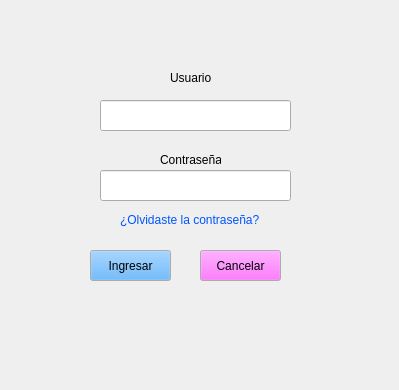
<?xml version="1.0" encoding="UTF-8"?>
<ui version="4.0">
 <class>Form</class>
 <widget class="QWidget" name="Form">
  <property name="geometry">
   <rect>
    <x>0</x>
    <y>0</y>
    <width>399</width>
    <height>390</height>
   </rect>
  </property>
  <property name="palette">
   <palette>
    <active>
     <colorrole role="Button">
      <brush brushstyle="SolidPattern">
       <color alpha="255">
        <red>72</red>
        <green>161</green>
        <blue>240</blue>
       </color>
      </brush>
     </colorrole>
    </active>
    <inactive>
     <colorrole role="Button">
      <brush brushstyle="SolidPattern">
       <color alpha="255">
        <red>72</red>
        <green>161</green>
        <blue>240</blue>
       </color>
      </brush>
     </colorrole>
    </inactive>
    <disabled>
     <colorrole role="Button">
      <brush brushstyle="SolidPattern">
       <color alpha="255">
        <red>72</red>
        <green>161</green>
        <blue>240</blue>
       </color>
      </brush>
     </colorrole>
    </disabled>
   </palette>
  </property>
  <property name="windowTitle">
   <string>Form</string>
  </property>
  <widget class="QPushButton" name="pushButton">
   <property name="geometry">
    <rect>
     <x>90</x>
     <y>250</y>
     <width>81</width>
     <height>31</height>
    </rect>
   </property>
   <property name="text">
    <string>Ingresar</string>
   </property>
  </widget>
  <widget class="QLineEdit" name="lineEdit">
   <property name="geometry">
    <rect>
     <x>100</x>
     <y>170</y>
     <width>191</width>
     <height>31</height>
    </rect>
   </property>
  </widget>
  <widget class="QLabel" name="label">
   <property name="geometry">
    <rect>
     <x>120</x>
     <y>210</y>
     <width>141</width>
     <height>20</height>
    </rect>
   </property>
   <property name="palette">
    <palette>
     <active>
      <colorrole role="WindowText">
       <brush brushstyle="SolidPattern">
        <color alpha="255">
         <red>0</red>
         <green>85</green>
         <blue>255</blue>
        </color>
       </brush>
      </colorrole>
     </active>
     <inactive>
      <colorrole role="WindowText">
       <brush brushstyle="SolidPattern">
        <color alpha="255">
         <red>0</red>
         <green>85</green>
         <blue>255</blue>
        </color>
       </brush>
      </colorrole>
     </inactive>
     <disabled/>
    </palette>
   </property>
   <property name="text">
    <string>¿Olvidaste la contraseña?</string>
   </property>
   <property name="indent">
    <number>0</number>
   </property>
  </widget>
  <widget class="QLineEdit" name="lineEdit_2">
   <property name="geometry">
    <rect>
     <x>100</x>
     <y>100</y>
     <width>191</width>
     <height>31</height>
    </rect>
   </property>
  </widget>
  <widget class="QLabel" name="label_2">
   <property name="geometry">
    <rect>
     <x>170</x>
     <y>70</y>
     <width>41</width>
     <height>16</height>
    </rect>
   </property>
   <property name="text">
    <string>Usuario</string>
   </property>
  </widget>
  <widget class="QLabel" name="label_3">
   <property name="geometry">
    <rect>
     <x>160</x>
     <y>150</y>
     <width>61</width>
     <height>20</height>
    </rect>
   </property>
   <property name="text">
    <string>Contraseña</string>
   </property>
  </widget>
  <widget class="QPushButton" name="pushButton_2">
   <property name="geometry">
    <rect>
     <x>200</x>
     <y>250</y>
     <width>81</width>
     <height>31</height>
    </rect>
   </property>
   <property name="palette">
    <palette>
     <active>
      <colorrole role="Button">
       <brush brushstyle="SolidPattern">
        <color alpha="255">
         <red>255</red>
         <green>85</green>
         <blue>255</blue>
        </color>
       </brush>
      </colorrole>
     </active>
     <inactive>
      <colorrole role="Button">
       <brush brushstyle="SolidPattern">
        <color alpha="255">
         <red>255</red>
         <green>85</green>
         <blue>255</blue>
        </color>
       </brush>
      </colorrole>
     </inactive>
     <disabled>
      <colorrole role="Button">
       <brush brushstyle="SolidPattern">
        <color alpha="255">
         <red>255</red>
         <green>85</green>
         <blue>255</blue>
        </color>
       </brush>
      </colorrole>
     </disabled>
    </palette>
   </property>
   <property name="text">
    <string>Cancelar</string>
   </property>
  </widget>
 </widget>
 <resources/>
 <connections/>
</ui>
